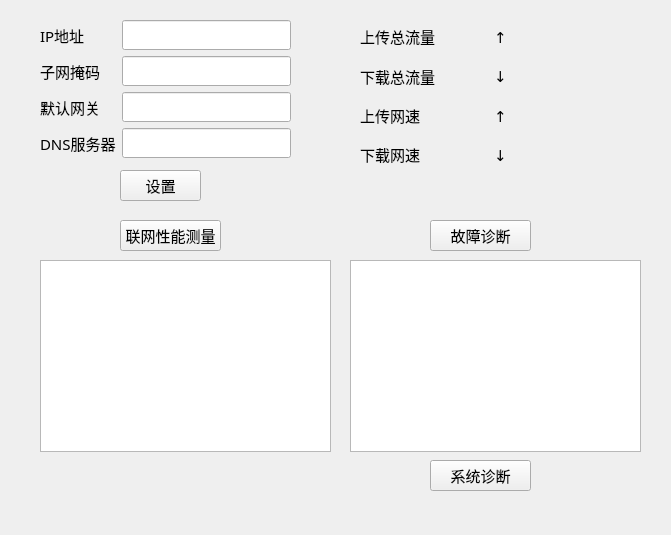
<?xml version="1.0" encoding="UTF-8"?>
<ui version="4.0">
 <class>MainWindow</class>
 <widget class="QMainWindow" name="MainWindow">
  <property name="geometry">
   <rect>
    <x>0</x>
    <y>0</y>
    <width>671</width>
    <height>535</height>
   </rect>
  </property>
  <property name="windowTitle">
   <string>MainWindow</string>
  </property>
  <widget class="QWidget" name="centralwidget">
   <widget class="QPushButton" name="pushButton">
    <property name="geometry">
     <rect>
      <x>120</x>
      <y>170</y>
      <width>81</width>
      <height>31</height>
     </rect>
    </property>
    <property name="font">
     <font>
      <family>微软雅黑</family>
      <pointsize>11</pointsize>
     </font>
    </property>
    <property name="text">
     <string>设置</string>
    </property>
   </widget>
   <widget class="QWidget" name="gridLayoutWidget">
    <property name="geometry">
     <rect>
      <x>360</x>
      <y>20</y>
      <width>261</width>
      <height>151</height>
     </rect>
    </property>
    <layout class="QGridLayout" name="gridLayout_2">
     <item row="0" column="1">
      <widget class="QLabel" name="label_9">
       <property name="font">
        <font>
         <family>微软雅黑</family>
         <pointsize>11</pointsize>
        </font>
       </property>
       <property name="text">
        <string>↑</string>
       </property>
      </widget>
     </item>
     <item row="2" column="0">
      <widget class="QLabel" name="label_7">
       <property name="font">
        <font>
         <family>微软雅黑</family>
         <pointsize>11</pointsize>
        </font>
       </property>
       <property name="text">
        <string>上传网速</string>
       </property>
      </widget>
     </item>
     <item row="1" column="1">
      <widget class="QLabel" name="label_10">
       <property name="font">
        <font>
         <family>微软雅黑</family>
         <pointsize>11</pointsize>
        </font>
       </property>
       <property name="text">
        <string>↓</string>
       </property>
      </widget>
     </item>
     <item row="0" column="0">
      <widget class="QLabel" name="label_5">
       <property name="font">
        <font>
         <family>微软雅黑</family>
         <pointsize>11</pointsize>
        </font>
       </property>
       <property name="text">
        <string>上传总流量</string>
       </property>
      </widget>
     </item>
     <item row="1" column="0">
      <widget class="QLabel" name="label_6">
       <property name="font">
        <font>
         <family>微软雅黑</family>
         <pointsize>11</pointsize>
        </font>
       </property>
       <property name="text">
        <string>下载总流量</string>
       </property>
      </widget>
     </item>
     <item row="3" column="0">
      <widget class="QLabel" name="label_8">
       <property name="font">
        <font>
         <family>微软雅黑</family>
         <pointsize>11</pointsize>
        </font>
       </property>
       <property name="text">
        <string>下载网速</string>
       </property>
      </widget>
     </item>
     <item row="2" column="1">
      <widget class="QLabel" name="label_11">
       <property name="font">
        <font>
         <family>微软雅黑</family>
         <pointsize>11</pointsize>
        </font>
       </property>
       <property name="text">
        <string>↑</string>
       </property>
      </widget>
     </item>
     <item row="3" column="1">
      <widget class="QLabel" name="label_12">
       <property name="font">
        <font>
         <family>微软雅黑</family>
         <pointsize>11</pointsize>
        </font>
       </property>
       <property name="text">
        <string>↓</string>
       </property>
      </widget>
     </item>
    </layout>
   </widget>
   <widget class="QWidget" name="gridLayoutWidget_2">
    <property name="geometry">
     <rect>
      <x>40</x>
      <y>20</y>
      <width>251</width>
      <height>141</height>
     </rect>
    </property>
    <layout class="QGridLayout" name="gridLayout_3">
     <item row="1" column="0">
      <widget class="QLabel" name="label_2">
       <property name="font">
        <font>
         <family>微软雅黑</family>
         <pointsize>11</pointsize>
        </font>
       </property>
       <property name="text">
        <string>子网掩码</string>
       </property>
      </widget>
     </item>
     <item row="0" column="0">
      <widget class="QLabel" name="label">
       <property name="font">
        <font>
         <family>微软雅黑</family>
         <pointsize>11</pointsize>
        </font>
       </property>
       <property name="text">
        <string>IP地址</string>
       </property>
      </widget>
     </item>
     <item row="2" column="0">
      <widget class="QLabel" name="label_3">
       <property name="font">
        <font>
         <family>微软雅黑</family>
         <pointsize>11</pointsize>
        </font>
       </property>
       <property name="text">
        <string>默认网关</string>
       </property>
      </widget>
     </item>
     <item row="2" column="1">
      <widget class="QLineEdit" name="lineEdit_3">
       <property name="font">
        <font>
         <family>微软雅黑</family>
         <pointsize>11</pointsize>
        </font>
       </property>
      </widget>
     </item>
     <item row="0" column="1">
      <widget class="QLineEdit" name="lineEdit">
       <property name="font">
        <font>
         <family>微软雅黑</family>
         <pointsize>11</pointsize>
        </font>
       </property>
       <property name="text">
        <string/>
       </property>
      </widget>
     </item>
     <item row="1" column="1">
      <widget class="QLineEdit" name="lineEdit_2">
       <property name="font">
        <font>
         <family>微软雅黑</family>
         <pointsize>11</pointsize>
        </font>
       </property>
      </widget>
     </item>
     <item row="3" column="0">
      <widget class="QLabel" name="label_4">
       <property name="font">
        <font>
         <family>微软雅黑</family>
         <pointsize>11</pointsize>
        </font>
       </property>
       <property name="text">
        <string>DNS服务器</string>
       </property>
      </widget>
     </item>
     <item row="3" column="1">
      <widget class="QLineEdit" name="lineEdit_4">
       <property name="font">
        <font>
         <family>微软雅黑</family>
         <pointsize>11</pointsize>
        </font>
       </property>
      </widget>
     </item>
    </layout>
   </widget>
   <widget class="QPushButton" name="pushButton_2">
    <property name="geometry">
     <rect>
      <x>120</x>
      <y>220</y>
      <width>101</width>
      <height>31</height>
     </rect>
    </property>
    <property name="font">
     <font>
      <family>微软雅黑</family>
      <pointsize>11</pointsize>
     </font>
    </property>
    <property name="text">
     <string>联网性能测量</string>
    </property>
   </widget>
   <widget class="QTextBrowser" name="textBrowser">
    <property name="geometry">
     <rect>
      <x>40</x>
      <y>260</y>
      <width>291</width>
      <height>192</height>
     </rect>
    </property>
    <property name="font">
     <font>
      <family>微软雅黑</family>
      <pointsize>10</pointsize>
     </font>
    </property>
   </widget>
   <widget class="QTextBrowser" name="textBrowser_2">
    <property name="geometry">
     <rect>
      <x>350</x>
      <y>260</y>
      <width>291</width>
      <height>192</height>
     </rect>
    </property>
    <property name="font">
     <font>
      <family>微软雅黑</family>
      <pointsize>10</pointsize>
     </font>
    </property>
   </widget>
   <widget class="QPushButton" name="pushButton_3">
    <property name="geometry">
     <rect>
      <x>430</x>
      <y>220</y>
      <width>101</width>
      <height>31</height>
     </rect>
    </property>
    <property name="font">
     <font>
      <family>微软雅黑</family>
      <pointsize>11</pointsize>
     </font>
    </property>
    <property name="text">
     <string>故障诊断</string>
    </property>
   </widget>
   <widget class="QPushButton" name="pushButton_4">
    <property name="geometry">
     <rect>
      <x>430</x>
      <y>460</y>
      <width>101</width>
      <height>31</height>
     </rect>
    </property>
    <property name="font">
     <font>
      <family>微软雅黑</family>
      <pointsize>11</pointsize>
     </font>
    </property>
    <property name="text">
     <string>系统诊断</string>
    </property>
   </widget>
  </widget>
 </widget>
 <resources/>
 <connections/>
</ui>
